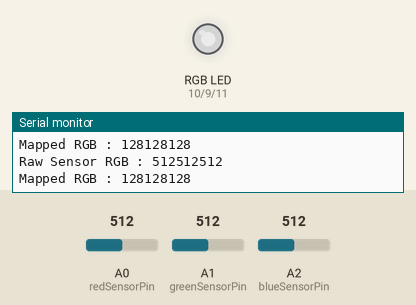
The sketch below on a simulated Arduino Uno, built with avr-gcc and run on an emulated ATmega328P. Shown: an RGB LED mixed from three pins (HIGH = lit), the last lines printed to the serial monitor. The inputs (shaded band) are chosen by the test bench; at power-on: A0 (redSensorPin) = 512, A1 (greenSensorPin) = 512, A2 (blueSensorPin) = 512. Dim RGB values are drawn brighter than linear.

Above: at 1.2 s.
1.3 s: A0 (redSensorPin) set to 411
At 2.5 s:
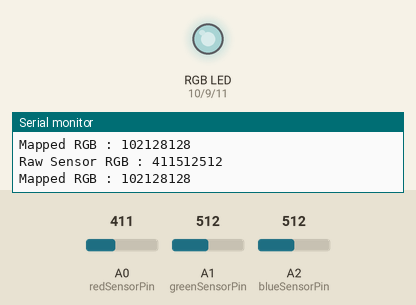
2.8 s: A0 (redSensorPin) set to 391
At 3.4 s:
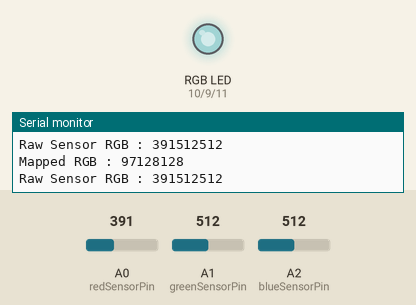
4.3 s: A1 (greenSensorPin) set to 407
At 5.5 s:
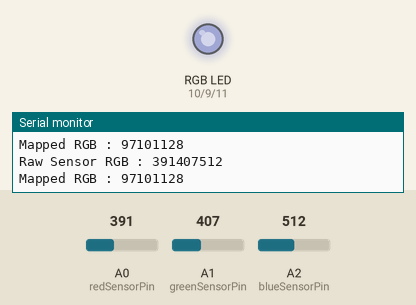
5.8 s: A1 (greenSensorPin) set to 384
At 7.0 s:
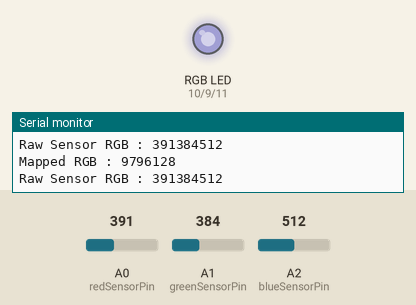
7.3 s: A2 (blueSensorPin) set to 408
At 8.2 s:
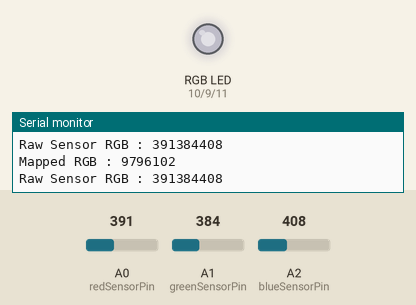
10.3 s: A2 (blueSensorPin) set to 387
At 11.4 s:
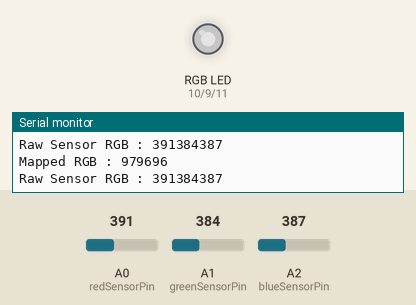
Timing chart, 0 to 12.8 s (numbered marks = the images above; inputs shaded):
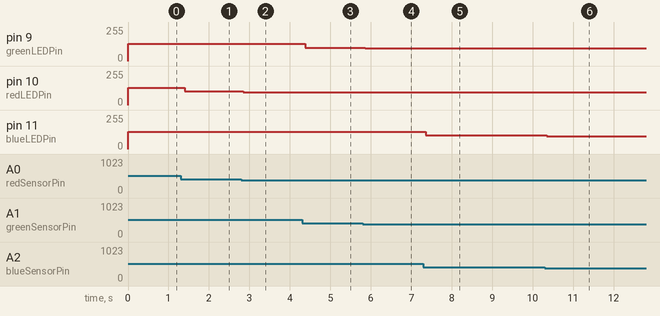

Measured:
- after the input at 1.3 s, pin 10 (redLEDPin): 128/255 → 102/255 after 0.10 s
- after the input at 2.8 s, pin 10 (redLEDPin): 102/255 → 97/255 after 0.05 s
- after the input at 4.3 s, pin 9 (greenLEDPin): 128/255 → 101/255 after 0.08 s
- after the input at 5.8 s, pin 9 (greenLEDPin): 101/255 → 96/255 after 0.06 s
- after the input at 7.3 s, pin 11 (blueLEDPin): 128/255 → 102/255 after 0.06 s
- after the input at 10.3 s, pin 11 (blueLEDPin): 102/255 → 96/255 after 0.05 s

The sketch:

ColorSensor.ino
```cpp
const int blueLEDPin = 11;
const int redLEDPin = 10;
const int greenLEDPin = 9;

const int greenSensorPin = A1;
const int redSensorPin = A0;
const int blueSensorPin = A2;

int redValue = 0;
int blueValue = 0;
int greenValue = 0;

int redSensorValue = 0;
int greenSensorValue = 0;
int blueSensorValue = 0;

void setup()
{
Serial.begin(9600);

pinMode(greenLEDPin,OUTPUT);
pinMode(blueLEDPin,OUTPUT);
pinMode(redLEDPin,OUTPUT);
}

void loop()
{
redSensorValue = analogRead(redSensorPin);
delay(5);
greenSensorValue = analogRead(greenSensorPin);
delay(5);
blueSensorValue = analogRead(blueSensorPin);

Serial.print("\nRaw Sensor RGB : ");
Serial.print(redSensorValue);
Serial.print(greenSensorValue);
Serial.print(blueSensorValue);

redValue = redSensorValue/4;
greenValue = greenSensorValue/4;
blueValue = blueSensorValue/4;

Serial.print("\nMapped RGB : ");
Serial.print(redValue);
Serial.print(greenValue);
Serial.print(blueValue);

analogWrite(redLEDPin,redValue);
analogWrite(greenLEDPin,greenValue);
analogWrite(blueLEDPin,blueValue);

}
```
